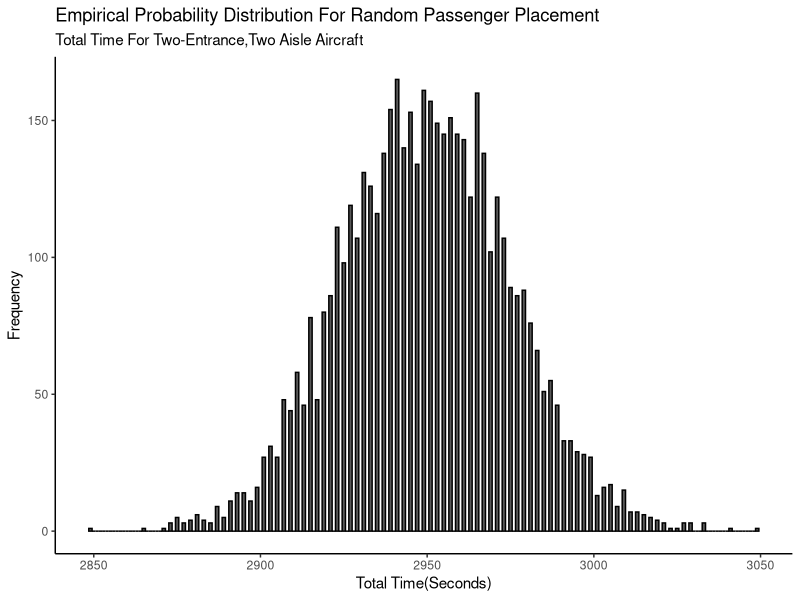
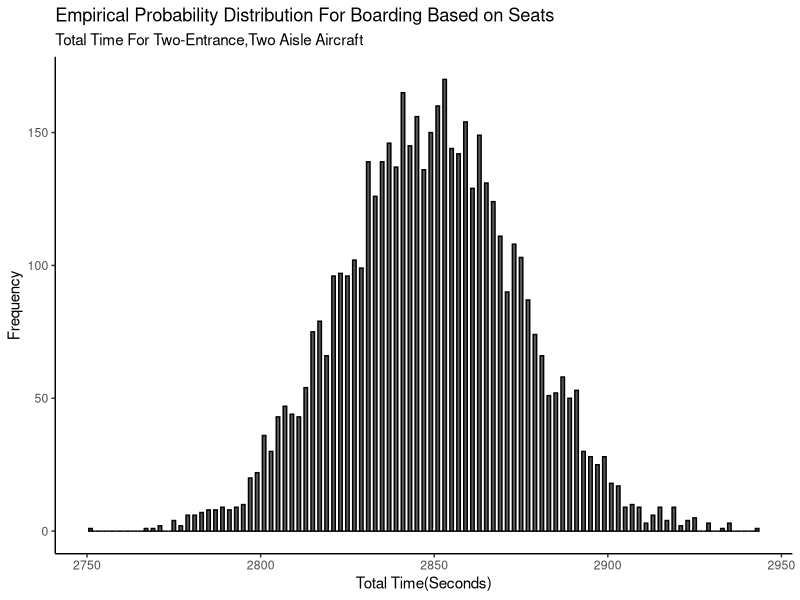

Write R code to recreate these figures, in order.
## ---- chunk 1
knitr::opts_chunk$set(echo = TRUE)
library(tidyverse)
## ---- chunk 2
set.seed(10)

time_gate_seats_tot3 <- tibble(walking_speed = sample(x= c(2.17, 2.3, 2.1), size = 245, prob = c(0.35, 0.40, 0.25), replace = TRUE),
       priority = sample(x = c(0,1), size = 245, prob = c(0.95,0.5), replace = TRUE),
       trouble_some = sample(x = c(0,1,2,3,4), size = 245, prob = c(0.70, 0.15, 0.08, 0.05, 0.02), replace = TRUE))%>%
  mutate(queue_check = ifelse(priority == 1,
                               0, 
                               1)) %>%
  mutate(queue_wrong = ifelse(queue_check == 1,
                                ifelse(trouble_some == 0,
                                        sample(x= c(1,0),size = 245, replace = TRUE, prob = c(0, 1)),
                                   ifelse(trouble_some == 1, 
                                       sample(x= c(1,0),size = 245, replace = TRUE, prob = c(0.1, 0.9)),
                                        ifelse(trouble_some == 2,
                                               sample(x= c(1,0),size = 245, replace = TRUE, prob = c(0.3, 0.7)),
                                               ifelse(trouble_some == 3,
                                                       sample(x= c(1,0),size = 245, replace = TRUE, prob =c(0.5,0.5)),
                                                       sample(x= c(1,0),size = 245, replace = TRUE, prob = c(0.7, 0.3))
                                                               )))), 
                               0))%>%
  mutate(gate_time = queue_wrong*trouble_some+5)%>%
  summarise(gate_tot = sum(gate_time)+50)%>%
  pull(gate_tot)



time_gate_random_tot3 <- tibble(walking_speed = sample(x= c(2.17, 2.3, 2.1), size = 245, prob = c(0.35, 0.40, 0.25), replace = TRUE),
       priority = sample(x = c(0,1), size = 245, prob = c(0.95,0.5), replace = TRUE),
       trouble_some = sample(x = c(0,1,2,3,4), size = 245, prob = c(0.70, 0.15, 0.08, 0.05, 0.02), replace = TRUE))%>%
  mutate(queue_check = ifelse(priority == 1,
                               0, 
                               1)) %>%
  mutate(queue_wrong = 0)%>%
  mutate(gate_time = queue_wrong*trouble_some+5)%>%
  summarise(gate_tot = sum(gate_time)+5)%>%
  pull(gate_tot)



T_shuffle_tot3 <- tibble(row3seats = 1:105, size = sample(c(rep(2,70),rep(3,35))))%>%
  mutate(Shuffle_time = ifelse(size == 2, sample(c(0,0,4,4), prob = c(0.25,0.25,0.25,0.25)),
                              ifelse(size == 3, sample(c(0,4,0,0,4,0), prob = c(16.67,16.67,16.67,16.67,16.67,16.67)),NA)))%>%
  summarise(T_shufflefin = sum(Shuffle_time))%>%
  pull(T_shufflefin)

Tsd_tot3 <- tibble(TS = sample(c(0:4), prob = c(0.55, 0.75, 0.45, 0.35, 0.10),size = 245, replace = TRUE), SS = sample(c(rep(1,140),rep(2,105))), Tsd = 2*(TS+SS)+10)%>%
  summarise(Tsd)%>%
  pull(Tsd)

B3 <- tibble(RS = sample(rep(c(1:35),7)), order = sample(1:245), RS_O = RS+order, Bp = ceiling(1/RS_O - 1/113))%>%
  summarise(B = sum(Bp))%>%
  pull(B)

Walking_time_tot3 <- tibble(passenger = 1:245, entrance = sample(c("A","B"),size = 245, prob=c(0.5, 0.5), replace = TRUE))%>%
  mutate(Dist_column = sample(c(rep(6,123),rep(18,122))))%>%
  mutate(Dist_A_row = sample(c(rep(seq(3,42,3),7),rep(seq(60,120,3),7))))%>%
  mutate(Dist_B_row = 120-Dist_A_row)%>%
  mutate(Dist_row = ifelse(entrance == "A", Dist_A_row, Dist_B_row))%>%
  mutate(walking_speed = sample(x= c(2.17, 2.3, 2.1),size = 245, prob = c(0.35, 0.40, 0.25),replace = TRUE))%>%
  mutate(walking_time = Dist_row/walking_speed)%>%
  summarise(max_walk = max(walking_time))%>%
  pull(max_walk)


## ---- chunk 3
random_simulation3 <- replicate(
  5000,
  {
    expand.grid(time_tot = sample(x = Tsd_tot3, size = B3, replace = TRUE))%>%
  summarise(time_tot = Walking_time_tot3 + sum(time_tot) +T_shuffle_tot3+ time_gate_random_tot3)%>%
  pull(time_tot)
  }
)

as.data.frame(random_simulation3)%>%
  ggplot(aes(x=random_simulation3))+
  geom_histogram(aes(y=after_stat(count)), binwidth = 1, 
                   color = "black")+
  labs(title = "Empirical Probability Distribution For Random Passenger Placement",
         subtitle = "Total Time For Two-Entrance,Two Aisle Aircraft",
         x = "Total Time(Seconds)",
         y = "Frequency")  +
    theme_classic()


## ---- chunk 4
mean(quantile(random_simulation3, c(0.05, 0.95)))
quantile(random_simulation3, c(0.05,0.50, 0.95))
## ---- chunk 5
seats_simulation3 <- replicate(
  5000,
  {
    expand.grid(time_tot = sample(x = Tsd_tot3, size = B3, replace = TRUE))%>%
  summarise(time_tot = Walking_time_tot3 + sum(time_tot)+time_gate_seats_tot3)%>%
  pull(time_tot)
  }
)

as.data.frame(seats_simulation3)%>%
  ggplot(aes(x=seats_simulation3))+
  geom_histogram(aes(y=after_stat(count)), binwidth = 1, 
                   color = "black")+
  labs(title = "Empirical Probability Distribution For Boarding Based on Seats",
       subtitle = "Total Time For Two-Entrance,Two Aisle Aircraft",
         x = "Total Time(Seconds)",
         y = "Frequency")  +
    theme_classic()


## ---- chunk 6
mean(quantile(seats_simulation3, c(0.05, 0.95)))
quantile(seats_simulation3, c(0.05,0.50, 0.95))
